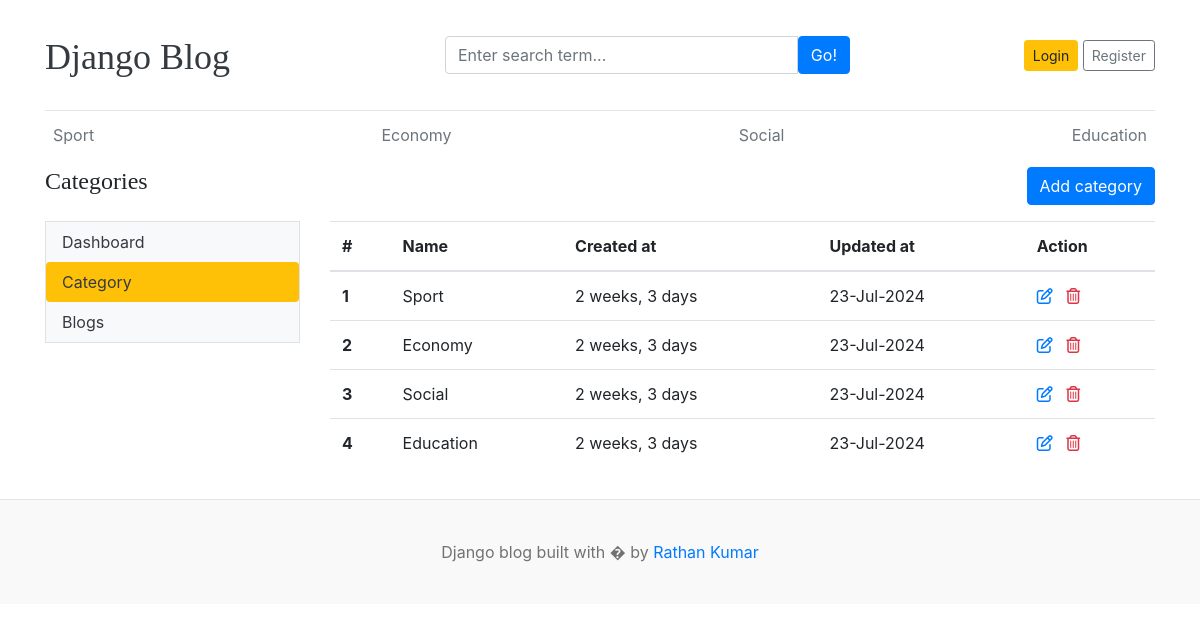
/dashboard/categories/, run on the app's committed database.
### blogs/models.py (models this page shows)
class Category(models.Model):
    name = models.CharField(max_length=100)
    created_at = models.DateTimeField(auto_now_add=True)
    updated_at = models.DateTimeField(auto_now=True)
    def __str__(self) -> str:
        return self.name
    class Meta:
        verbose_name_plural="Categories"
        verbose_name="Category"

### dashboard/views.py (the view)
# urls.py: path('categories/', categories, name='categories'),
def categories(request):
    return render(request, "dashboard/categories.html")

### blogs/context_processor.py (called while the page is built)
def get_categories(request):
    categories = Category.objects.all()
    return {"categories": categories}

### template/dashboard/categories.html (shortened to what this page needs)
{% extends 'base.html' %}
{% load static %}
{% block content %}
<div class="row">
    <div class="col-3">
        <h4>Categories</h4>
    </div>
    <div class="col-9 text-right">
        <a href="{% url 'add_category' %}" class="btn btn-primary">Add category</a>
    </div>
</div>
<div class="row my-3">
    {% include 'dashboard/left-side-bar.html' %}
    <div class="col-9">
        <table class="table table-hover">
            <thead>
                <tr>
                    <th scope="col">#</th>
                    <th scope="col">Name</th>
                    <th scope="col">Created at</th>
                    <th scope="col">Updated at</th>
                    <th scope="col">Action</th>
                </tr>
            </thead>
            <tbody>
                {% for cat in categories %}
                <tr>
                    <th scope="row">{{forloop.counter}}</th>
                    <td>{{cat}}</td>
                    <td>{{cat.created_at|timesince}}</td>
                    <td>{{cat.created_at|date:"d-M-Y"}}</td>
                    <td>
                        <a href="{% url 'edit_category' cat.id %}"><i class="far fa-edit text-primary"></i></a>
                        <a href="{% url 'delete_category' cat.id %}"><i class="far fa-trash-alt text-danger"></i></a>
                    </td>
                </tr>
                {% endfor %}
            </tbody>
        </table>
    </div>
</div>
</div>
{% endblock %}

### template/base.html (shortened to what this page needs)
{% load static %}
<!DOCTYPE html>
<html lang="en">
<head>
    <link href="https://getbootstrap.com/docs/4.0/dist/css/bootstrap.min.css" rel="stylesheet">
    <link href="{% static 'css/blog.css' %}" rel="stylesheet">
</head>
<body>
    <div class="container">
        <header class="blog-header py-3">
            <div class="row flex-nowrap justify-content-between align-items-center">
                <div class="col-4 pt-1">
                    <a class="blog-header-logo text-dark" href="/">Django Blog</a>
                </div>
                <div class="col-5">
                    <form action="{% url 'search' %}" method="get">
                        <div class="card-body">
                            <div class="input-group">
                                <input class="form-control" type="text" name="keyword"
                                    placeholder="Enter search term..." value="{{keyword}}"
                                    aria-label="Enter search term..." aria-describedby="button-search" />
                                <button type="submit" class="btn btn-primary" id="button-search"
                                    type="button">Go!</button>
                            </div>
                        </div>
                    </form>
                </div>
                <div class="col-3 d-flex justify-content-end align-items-center">
                    {% if user.is_authenticated %}
                    {{user}}&nbsp;&nbsp;<a class="text-primary" href="{% url 'dashboard' %}">Dashboard</a> &nbsp;&nbsp;
                    <a class="btn btn-sm btn-warning" href="{% url 'logout' %}">Logout</a> &nbsp;
                    {% else %}
                    <a class="btn btn-sm btn-warning" href="{% url 'login' %}">Login</a> &nbsp;
                    <a class="btn btn-sm btn-outline-secondary" href="{% url 'register' %}">Register</a>
                    {% endif %}
                </div>
            </div>
        </header>
        <div class="nav-scroller py-1 mb-2">
            <nav class="nav d-flex justify-content-between">
                {% for category in categories %}
                <a class="p-2 text-muted" href="{% url 'posts_by_category' category.id  %}">{{category.name}}</a>
                {% endfor %}
            </nav>
        </div>
        {% block content %}
        {% endblock %}
    <footer class="blog-footer">
        <p>Django blog built with � by <a href="#">Rathan Kumar</a></p>
    </footer>
</body>
</html>

### blog_site/static/css/blog.css (style rules this page uses)
.blog-header { border-bottom: 1px solid #e5e5e5; }
.blog-header-logo { font-family: "Playfair Display", Georgia, "Times New Roman", serif; font-size: 2.25rem; }
h1, h2, h3, h4, h5, h6 { font-family: "Playfair Display", Georgia, "Times New Roman", serif; }
.blog-footer { padding: 2.5rem 0; color: #727272; text-align: center; background-color: #f9f9f9; border-top: .05rem solid #e5e5e5; }
.blog-footer p:last-child { margin-bottom: 0; }

### data on the page
Category: name "Sport", created_at "2 weeks, 3 days", created_at "23-Jul-2024"
Category: name "Economy", created_at "2 weeks, 3 days", created_at "23-Jul-2024"
Category: name "Social", created_at "2 weeks, 3 days", created_at "23-Jul-2024"
Category: name "Education", created_at "2 weeks, 3 days", created_at "23-Jul-2024"
